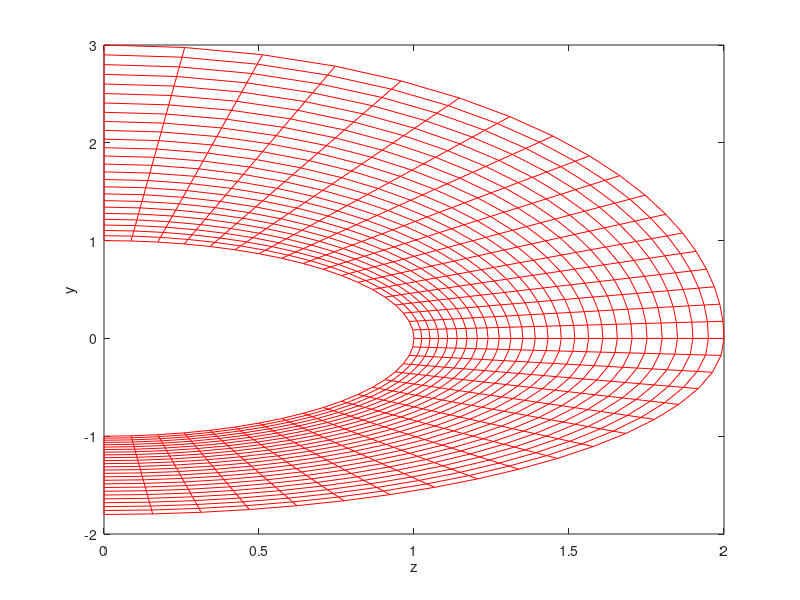
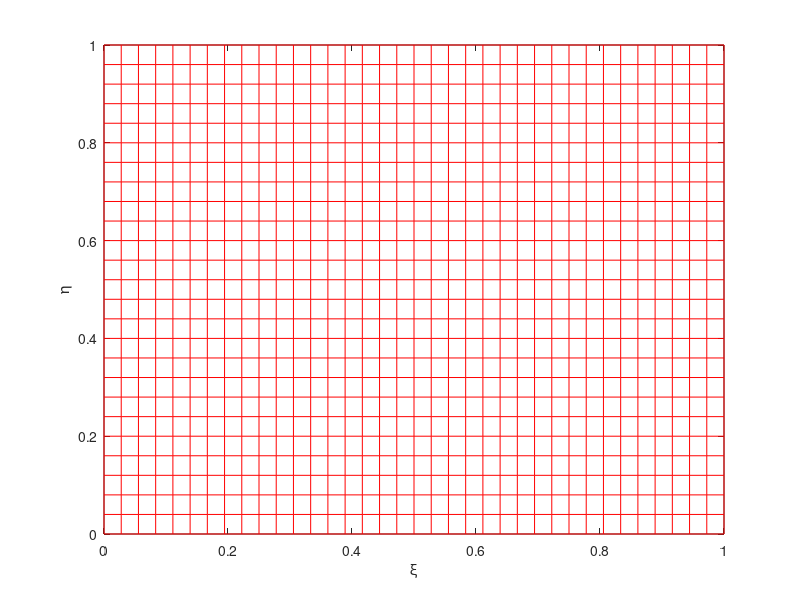
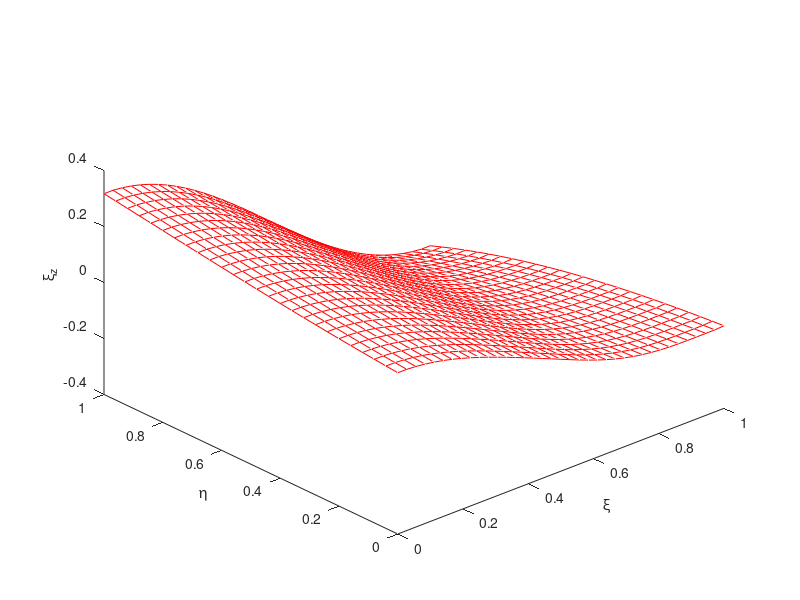
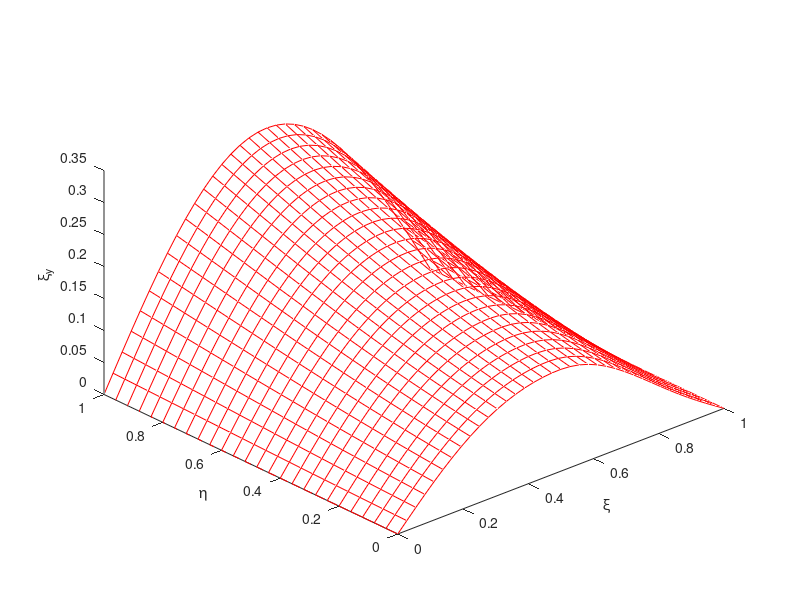

These charts were generated, in order, by the following MATLAB code:
clc
clear all
close all

R = 1.0;
a1 = 2.0;
b1 = 1.8;
b2 = 3.0;
beta = 1.4;
beta1 = (beta+1)/(beta-1);

l_xi = 1.0;
l_eta = 1.0;
KM = 37;
JM = 26;
dxi = l_xi/(KM-1);
deta = l_eta/(JM-1);
delthet = pi/(KM-1);

for k = 1:KM
    for j = 1:JM
%         compute coordinates of computational domain 
        xi(k,j) = (k-1)*dxi;
        eta(k,j) = (JM-j)*deta;
   
 %         compute coordinates of physical domain using equations (9.55),(9.56),(9.57) ,(9.58),(9.59) and (9.60)   
        theta = (k-1)*delthet;
        beta2 = beta1^(eta(k,j));
        if j == 1
            y(k,1) = -R*cos(theta);
            z(k,1) = R*sin(theta);
        end
        if k<=KM/2
            r = 1/sqrt((sin(theta)^2/a1^2)+(cos(theta)^2/b1^2));
        else
            r = 1/sqrt((sin(theta)^2/a1^2)+(cos(theta)^2/b2^2));
        end
        delta = r-R;
        c(k,j) = delta*(1-((beta*(beta2-1))/(beta2+1)));
        y(k,j) = y(k,1)-c(k,j)*cos(theta);
        z(k,j) = z(k,1)+c(k,j)*sin(theta);
    end
end

% compute metric distribution numerically 
for k = 1:KM
    for j = 1:JM
        if k == 1 
        z_xi = (-3*z(k,j)+4*z(k+1,j)-z(k+2,j))/(2*dxi);
        y_xi = (-3*y(k,j)+4*y(k+1,j)-y(k+2,j))/(2*dxi);
        
        elseif k == KM 
        z_xi = (3*z(k,j)-4*z(k-1,j)+z(k-2,j))/(2*dxi);
        y_xi = (3*y(k,j)-4*y(k-1,j)+z(k-2,j))/(2*dxi);
        
        else 
        z_xi = (z(k+1,j)-z(k-1,j))/(2*dxi);
        y_xi = (y(k+1,j)-y(k-1,j))/(2*dxi);
        end
            
        
        if j == 1
        z_eta = (-3*z(k,j)+4*z(k,j+1)-z(k,j+2))/(2*deta);
        y_eta = (-3*y(k,j)+4*y(k,j+1)-y(k,j+2))/(2*deta);
        
        elseif j == JM
        z_eta = (3*z(k,j)-4*z(k,j-1)+z(k,j-2))/(2*deta);
        y_eta = (3*y(k,j)-4*y(k,j-1)+y(k,j-2))/(2*deta);

        else
        z_eta = (z(k,j+1)-z(k,j-1))/(2*deta);
        y_eta = (y(k,j+1)-y(k,j-1))/(2*deta);
        end 
        inv = (z_xi*y_eta)-(y_xi*z_eta);
        J = 1/inv;
        xi_z(k,j) = J*y_eta;
        xi_y(k,j) = -J*z_eta;
        eta_z(k,j) = -J*y_xi;
        eta_y(k,j) = J*z_xi;
        
    end
end

% plot physical domain
figure(1)
plot(z,y,'-r',z',y','-r')
xlabel('z')
ylabel('y')

% plot computational domain 
figure(2)
plot(xi,eta,'-r',xi',eta','-r')
xlabel('\xi')
ylabel('\eta')

% plot distribution of metrics 
figure(3)
plot3(xi,eta,xi_z,'-r',xi',eta',xi_z','-r')
xlabel('\xi')
ylabel('\eta')
zlabel('\xi_{z}')
view(-42,40)

figure(4)
plot3(xi,eta,xi_y,'-r',xi',eta',xi_y','-r')
xlabel('\xi')
ylabel('\eta')
zlabel('\xi_{y}')
view(-42,40)

figure(5)
plot3(xi,eta,eta_z,'-r',xi',eta',eta_z','-r')
xlabel('\xi')
ylabel('\eta')
zlabel('\eta_{z}')
view(-42,40)

figure(6)
plot3(xi,eta,eta_y,'-r',xi',eta',eta_y','-r')
xlabel('\xi')
ylabel('\eta')
zlabel('\eta_{y}')
view(-42,40)
